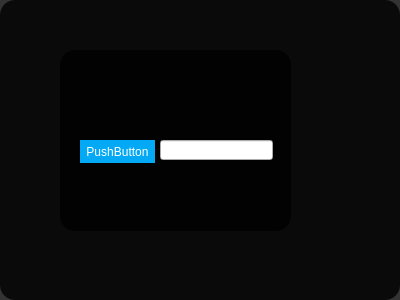
<?xml version="1.0" encoding="UTF-8"?>
<ui version="4.0">
 <class>Frametest</class>
 <widget class="QFrame" name="Frametest">
  <property name="geometry">
   <rect>
    <x>0</x>
    <y>0</y>
    <width>400</width>
    <height>300</height>
   </rect>
  </property>
  <property name="windowTitle">
   <string>Frame</string>
  </property>
  <property name="styleSheet">
   <string notr="true">QFrame{
background:rgba(0,0,0,0.8);
border-radius:15px;
}
</string>
  </property>
  <widget class="QFrame" name="frame">
   <property name="geometry">
    <rect>
     <x>60</x>
     <y>50</y>
     <width>231</width>
     <height>181</height>
    </rect>
   </property>
   <property name="styleSheet">
    <string notr="true">QPushButton{
background:#03a9f4;
color:#fff;
border-radius:15px;
}`
QLineEdit{
border-radius:15px;
color:#03a9f4;
}</string>
   </property>
   <property name="frameShape">
    <enum>QFrame::StyledPanel</enum>
   </property>
   <property name="frameShadow">
    <enum>QFrame::Raised</enum>
   </property>
   <widget class="QPushButton" name="pushButton">
    <property name="geometry">
     <rect>
      <x>20</x>
      <y>90</y>
      <width>75</width>
      <height>23</height>
     </rect>
    </property>
    <property name="text">
     <string>PushButton</string>
    </property>
   </widget>
   <widget class="QLineEdit" name="lineEdit">
    <property name="geometry">
     <rect>
      <x>100</x>
      <y>90</y>
      <width>113</width>
      <height>20</height>
     </rect>
    </property>
   </widget>
  </widget>
 </widget>
 <resources/>
 <connections/>
</ui>
